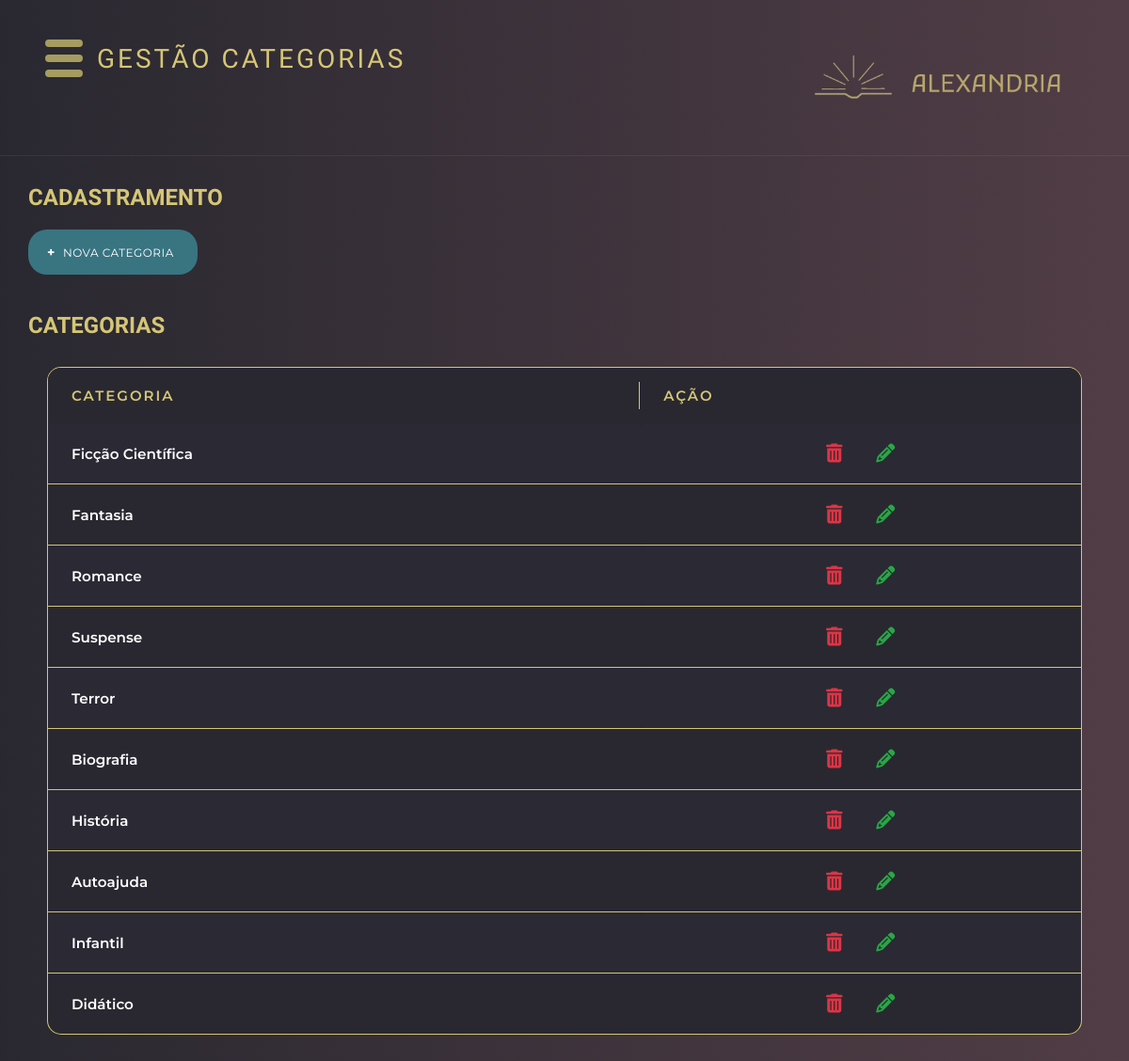
Page /template/gestao/categoria-gestao.php on the committed database.
### tables this page shows
CREATE TABLE CATEGORIA ( 
 pk_cat INT PRIMARY KEY auto_increment, 
 cat_nome VARCHAR(100) not null
);

### funcoes.php (called while the page is built, shortened)
<?php
function conectaBd() {
    $conexao = conectarBanco();
    return $conexao;
}
function listar($tabela) {
    $conexao = conectaBd();
    $stmt = $conexao->prepare("SELECT * FROM $tabela");
    $stmt->execute();
    $variavel = $stmt->fetchAll();
    return $variavel;
}
?>

### template/gestao/categoria-gestao.php (the view, shortened to what this page needs)
<?php
require_once "../../funcoes.php";
$categorias = listar('categoria');
include '../header.php';
?>
<main class="main-content">
    <div class="titulo">
        <h2>CADASTRAMENTO</h2>
    </div>
    <div class="top-section">
        <div class="actions-section">
            <a class="action-btn">
                <span class="plus-icon">+</span>
                NOVA CATEGORIA
            </a>
        </div>
    </div>
    <div class = "titulo"><h2>Categorias</h2></div>
        <div class='titleliv'>
            <div class="tabela">
                <div class="tisch">
                    <table>
                        <tr>
                            <th>Categoria</th>
                            <th>Ação</th>
                        </tr>
                        <?php foreach ($categorias as $categoria): ?>
                            <tr>
                                <td><?= htmlspecialchars($categoria["cat_nome"]) ?></td>
                                <td>
                                    <i class='fas fa-trash-alt'
                                        style="font-size: 20px; color: #a69c60; margin-right: 7px;"></i>
                                    <i class="fas fa-pencil-alt" style="font-size: 20px; color: #a69c60;"></i>
                                </td>
                            </tr>
                        <?php endforeach; ?>
                    </table>
                </div>
            </div>
        </div>
    </main>
</body>
</html>

### static/css/header.css (style rules this page uses)
:root { --cor-primaria: rgb(41, 40, 48); --cor-secundaria: rgb(81, 61, 70); --cor-titulo-1: #FFEE87CC; --cor-titulo-2: #C4E9EC99; --cor-titulo-2-contraste: #23767E; --cor-titulo-2-contraste-60: #23767E99; --cor-texto: #FFF; }
* { margin: 0; padding: 0; box-sizing: border-box; }
body { background: linear-gradient(to right, var(--cor-primaria), var(--cor-secundaria)); min-height: 100vh; font-family: 'Montserrat', sans-serif; color: var(--cor-titulo-1); overflow-x: hidden; }
h1, h2, h3 { font-family: 'Krona One', 'sans-serif'; }

### static/css/geral.css (style rules this page uses)
.main-content { padding: 30px; }
.top-section { margin-top:20px; display: flex; justify-content: space-between; align-items: flex-start; margin-bottom: 40px; }
.actions-section { display: flex; flex-direction: column; gap: 12px; }
.action-btn { background: #397481; border: none; color: white; padding: 15px 20px; border-radius: 20px; cursor: pointer; font-size: 12px; font-weight: 400; display: flex; align-items: center; gap: 8px; width: 15vw; text-transform: uppercase; letter-spacing: 0.5px; transition: all 0.2s ease; text-decoration: none; }
.plus-icon { font-size: 14px; font-weight: bold; }
.titleliv { margin: 30px 0; padding: 0 20px; }
.tabela { background: var(--cor-primaria); border-radius: 15px; overflow: hidden; border: 1px solid var(--cor-titulo-1); }
.tisch { overflow-x: auto; }
table { width: 100%; border-collapse: collapse; font-family: 'Montserrat', sans-serif; }
th { background: var(--cor-primaria); color: var(--cor-titulo-1); padding: 20px 25px; text-align: left; font-weight: 600; text-transform: uppercase; letter-spacing: 2px; font-size: 15px; position: relative; }
th:not(:last-child)::after { content: ''; position: absolute; right: 0; top: 25%; height: 50%; width: 1px; background: var(--cor-titulo-1); }
td { padding: 18px 25px; border-bottom: 1px solid var(--cor-titulo-1); font-size: 0.95rem; color:white; vertical-align: middle; transition: all 0.3s ease; }
tr:last-child td { border-bottom: none; }
td:first-child { font-weight: 600; color: white; }
td:nth-child(2) { font-family: 'Montserrat', sans-serif; font-weight: 600; border-radius: 6px; font-size: 0.85rem; color: white; padding: 12px 15px; }
td:last-child { text-align: center; }
td:last-child i { cursor: pointer; transition: all 0.3s ease; padding: 10px; border-radius: 8px; margin: 0 5px; }
.fa-trash-alt { color: #dc3545 !important; }
.fa-pencil-alt { color: #28a745 !important; }
tbody tr:nth-child(even) { background-color: rgba(102, 126, 234, 0.02); }
h1, h2 { font-weight: 700; color: var(--cor-titulo-1); text-transform: uppercase; font-family: 'Krona One', 'sans-serif'; }
.titulo { display:left; padding-right:75%; }

### rows in the picture
categoria: cat_nome "Ficção Científica"
categoria: cat_nome "Fantasia"
categoria: cat_nome "Romance"
categoria: cat_nome "Suspense"
categoria: cat_nome "Terror"
categoria: cat_nome "Biografia"
categoria: cat_nome "História"
categoria: cat_nome "Autoajuda"
categoria: cat_nome "Infantil"
categoria: cat_nome "Didático"

### other values in the picture
$tituloH1 "GESTÃO CATEGORIAS"
